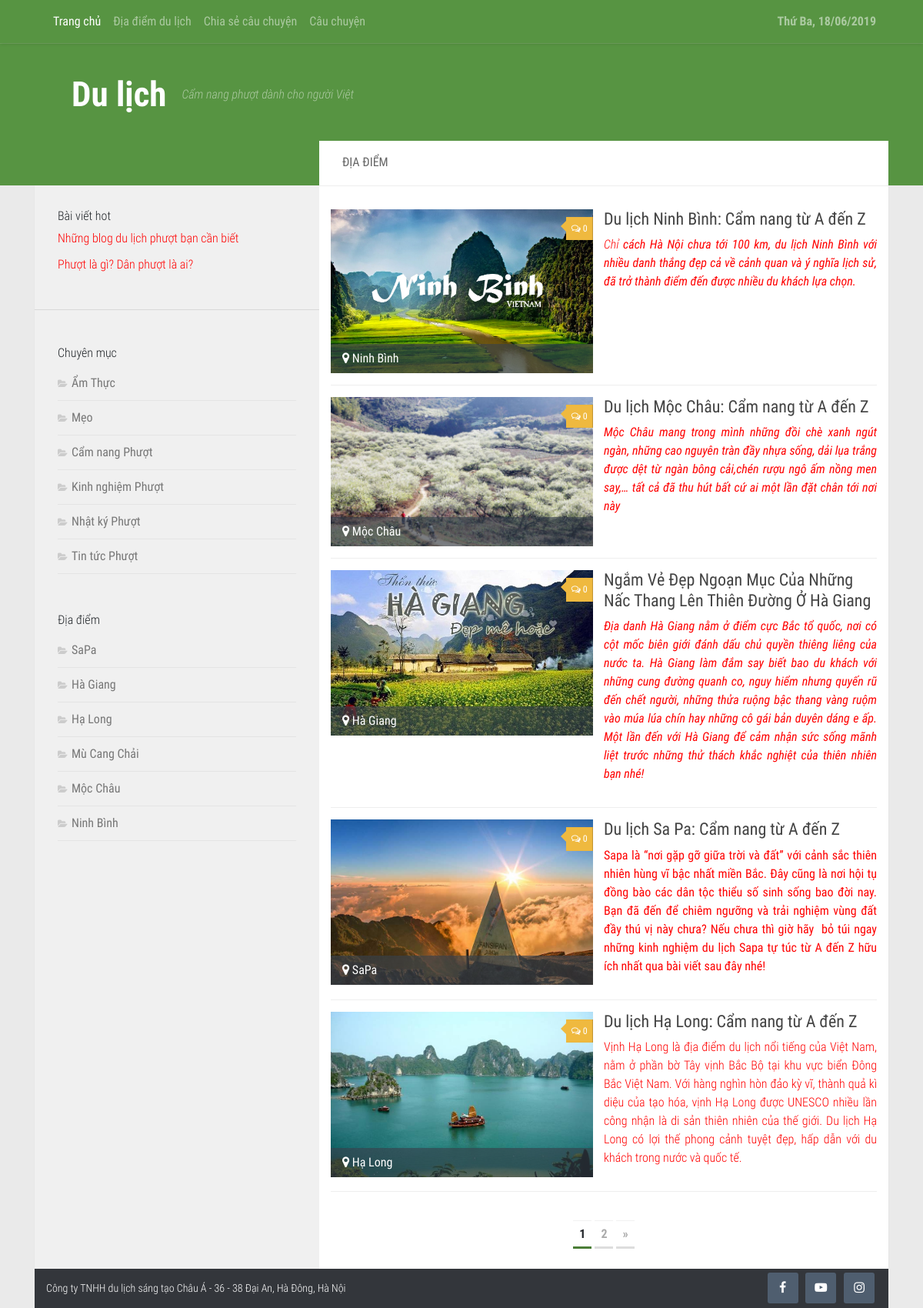
The page /diadiemdulich.php on the database its author committed.
### tables this page shows
CREATE TABLE `tintuc` (
  `tintuc_id` int(11) NOT NULL,
  `danhmuc_id` int(11) DEFAULT NULL,
  `tintuc_ten` varchar(150) DEFAULT NULL,
  `tintuc_mota` text NOT NULL,
  `tintuc_noidung` text DEFAULT NULL,
  `tintuc_anh` varchar(100) DEFAULT NULL,
  `tintuc_ngaytao` date DEFAULT NULL,
  `tintuc_hot` tinyint(4) DEFAULT NULL
);

CREATE TABLE `danhmuc` (
  `danhmuc_id` int(11) NOT NULL,
  `danhmuc_ten` varchar(100) NOT NULL,
  `danhmuc_vitri` int(11) NOT NULL,
  `danhmuc_ngaytao` date NOT NULL
);

CREATE TABLE `diadiem` (
  `diadiem_id` int(11) NOT NULL,
  `diadiem_ten` varchar(150) NOT NULL,
  `diadiem_anh` varchar(100) NOT NULL,
  `diadiem_ngaytao` date NOT NULL,
  `diadiem_vitri` int(11) NOT NULL
);

CREATE TABLE `baiviet_diadiem` (
  `baiviet_diadiem_id` int(11) NOT NULL,
  `diadiem_id` int(11) NOT NULL,
  `baiviet_diadiem_ten` varchar(150) NOT NULL,
  `baiviet_diadiem_mota` text NOT NULL,
  `baiviet_diadiem_anh` varchar(100) NOT NULL,
  `baiviet_diadiem_noidung` text NOT NULL,
  `baiviet_diadiem_ngaytao` date NOT NULL,
  `baiviet_diadiem_hot` tinyint(4) NOT NULL
);

### diadiemdulich.php (the view, shortened to what this page needs)
<?php include('includes/mysqli_connect.php');?>
<?php include('includes/functions.php');?>
<?php include('includes/header.php');?>
<main id="main">
  <div class="container">
    <div class="row">
      <div class="col-md-12">
        <div class="wrapper-main">
          <div class="row m-0">
            <div class="col-md-4 p-0">
              <?php include('includes/sidebar.php');?>
            </div>
            <div class="col-md-8 p-0">
              <div class="wrapper-main-content">
                <h2 class="title"> ĐỊA ĐIỂM </h2>
                <div class="row">
                  <div class="col-md-12">
                    <div class="box-content">
                      <div class='location-layout'>
                        <div class="row">
                          <?php
                            $display = 5;
                            $posts = fetch_location($display);
                            $type = 'diadiem';
                            if(!empty($posts)){
                              foreach ($posts as $post) {
                                $countComment = countComment($type, $post['baiviet_diadiem_id']);
                                if($countComment > 0) {
                                  $count = $countComment;
                                } else {
                                  $count = 0;
                                }
                                echo "
                                  <div class='item_wrap clearfix'>
                                    <div class='image_wrap'>
                                      <a href='chitietdiadiem.php?id={$post['baiviet_diadiem_id']}'>
                                        <img src='".BASE_URL."/admin/uploads/images/{$post['baiviet_diadiem_anh']}' class='img-fluid' alt=''>
                                      </a>
                                      <a class='post-comments' href='chitietdiadiem.php?id={$post['baiviet_diadiem_id']}#disscuss'><span><i class='fa fa-comments-o'></i>{$count}</span></a>
                                      <a href='diadiem.php?id={$post['diadiem_id']}'><div class='location-icon'><i class='fa fa-map-marker' aria-hidden='true'></i> {$post['diadiem_ten']}</div></a>
                                    </div>
                                    <div class='details_wrap'>
                                      <div class='information_wrapper'>
                                          <h2 class='name'><a href='chitietdiadiem.php?id={$post['baiviet_diadiem_id']}'>{$post['baiviet_diadiem_ten']}</a></h2>
                                          <div class='description'>{$post['baiviet_diadiem_mota']}</div>
                                      </div>
                                    </div>
                                  </div>
                                ";
                              }
                            } else {
                              $messages = "<p>Không có bài viết nào</p>";
                            }
                          ?>
                        </div>
                      </div>
                      <?php echo pagination(NULL ,$display , 'baiviet_diadiem');  ?>
                    </div>
                  </div>
                </div>
              </div>
            </div>
          </div>
        </div>
      </div>
    </div>
  </div>
</main>
<?php include('includes/footer.php');?>

### includes/sidebar.php (shortened to what this page needs)
<aside id="aside">
  <div class="sidebar-sticky">
    <div class="wrapper-post-hot">
      <h3 class="title">
        Bài viết hot
      </h3>
      <ul class="list-post-hot">
        <?php
          $query = "SELECT tintuc_id, tintuc_ten FROM tintuc WHERE tintuc_hot = 1 ORDER BY tintuc_id ASC LIMIT 0, 10";
          $result = $dbc->query($query);
          while ($news = $result->fetch_array(MYSQLI_ASSOC)) {
              echo "<li><a href='single.php?id={$news['tintuc_id']}'";
              echo ">".$news['tintuc_ten']. "</a></li>";
          }
         ?>
      </ul>
    </div>
    <hr>
    <div class="wrapper-categories">
      <h3 class="title">
        Chuyên mục
      </h3>
      <ul>
        <?php
          $query = "SELECT * FROM danhmuc ORDER BY danhmuc_id ASC";
          $result = $dbc->query($query);
          while ($cats = $result->fetch_array(MYSQLI_ASSOC)) {
              echo "<li class='cat-item'><a href='danhmuctintuc.php?id={$cats['danhmuc_id']}'";
              echo ">".$cats['danhmuc_ten']. "</a></li>";
          }
         ?>
      </ul>
    </div>
    <div class="wrapper-categories">
      <h3 class="title">
        Địa điểm
      </h3>
      <ul>
        <?php
          $query = "SELECT * FROM diadiem ORDER BY diadiem_id ASC";
          $result = $dbc->query($query);
          while ($location = $result->fetch_array(MYSQLI_ASSOC)) {
              echo "<li class='cat-item'><a href='diadiem.php?id={$location['diadiem_id']}'";
              echo ">".$location['diadiem_ten']. "</a></li>";
          }
         ?>
      </ul>
    </div>
  </div>
</aside>

### assets/css/style.css (style rules this page uses)
a { text-decoration: none !important; }
a, a:after, a:before { -webkit-transition: all .2s ease; -moz-transition: all .2s ease; -o-transition: all .2s ease; transition: all .2s ease; }
p { font-weight:300; }
body { background:#eaeaea }
ul { list-style: none;padding: 0;margin-bottom: 0; }
#aside { background: #f0f0f0;height: 100%; }
.wrapper-main { background: #fff; -webkit-box-shadow: 0 1px 1px rgba(0,0,0,.1); box-shadow: 0 1px 1px rgba(0,0,0,.1); }
body { font-family: 'Roboto Condensed', Arial, sans-serif; }
h3.title { font-size: 16px;font-weight: 300; }
.list-post-hot li a { font-weight: 300;color: red; }
.sidebar-sticky { position: -webkit-sticky; position: sticky; top: 0; }
.wrapper-post-hot,.wrapper-categories { padding:30px 30px 20px; }
.wrapper-categories .cat-item { padding: 10px 0; border-bottom: 1px solid #e4e4e4; }
.wrapper-categories .cat-item a { color: #777; }
.wrapper-categories .cat-item a::before { content: "\f07c"; font-family: FontAwesome; font-size: 12px; margin-right: 6px; color: #ccc; display: inline-block!important; width: 1em; text-align: center; }
h2.title { color: #666; font-size: 16px; padding: 18px 30px 21px; border-bottom: 1px solid #eee; margin-bottom: 0; min-height: 59px; }
.wrapper-main-content { margin-top: -58px;background:#fff; }
.box-content { padding: 30px 30px 20px; }
.post-comments { background: #efb93f; font-size: .75rem; line-height: 1.66rem; color: #fff; display: block; position: absolute; top: 10px; right: 0; -webkit-box-shadow: inset -1px 0 1px rgba(0,0,0,.2); box-shadow: inset -1px 0 1px rgba(0,0,0,.2); }
.post-comments>span { display: block; position: relative; padding: 2px 7px; }
.post-comments>span:before { content: ''; display: inline-block; border-left: 9px solid transparent; border-right: 9px solid #efb93f; border-top: 9px solid transparent; border-bottom: 9px solid transparent; position: absolute; top: 3px; left: -16px; }
.post-comments i { margin-right: 3px; }
.list-post-hot li { margin-bottom: 10px; }
.location-layout .item_wrap { margin-bottom:15px;padding-bottom:15px;border-bottom:1px solid #eee; }
.location-layout .image_wrap { width: 48%;float:left;position: relative; }
.location-layout .details_wrap { margin-left: 50%; }
.location-layout .image_wrap .location-icon { position: absolute; bottom: 0; left: 0; right: 0; background: #38414ca3; color: #fff; padding: 7px 15px; }
.location-layout .name a { color: #444; }
.location-layout .name { font-size: 1.375em }
.location-layout .description { color:#aaa;font-size:1em; }
.image_wrap img { max-height:215px;object-fit: cover;width: 100%; }

### rows shown on the page
tintuc: tintuc_ten "Những blog du lịch phượt bạn cần biết"
tintuc: tintuc_ten "Phượt là gì? Dân phượt là ai?"
danhmuc: danhmuc_ten "Ẩm Thực"
danhmuc: danhmuc_ten "Mẹo"
danhmuc: danhmuc_ten "Cẩm nang Phượt"
danhmuc: danhmuc_ten "Kinh nghiệm Phượt"
danhmuc: danhmuc_ten "Nhật ký Phượt"
danhmuc: danhmuc_ten "Tin tức Phượt"
diadiem: diadiem_ten "SaPa"
diadiem: diadiem_ten "Hà Giang"
diadiem: diadiem_ten "Hạ Long"
diadiem: diadiem_ten "Mù Cang Chải"
diadiem: diadiem_ten "Mộc Châu"
diadiem: diadiem_ten "Ninh Bình"
baiviet_diadiem: baiviet_diadiem_anh (picture), count "0", diadiem.diadiem_ten "Ninh Bình", baiviet_diadiem_ten "Du lịch Ninh Bình: Cẩm nang từ A đến Z", baiviet_diadiem_mota "Chỉ cách Hà Nội chưa tới 100 km, du lịch Ninh Bình với nhiều danh thắng đẹp cả về cảnh quan và ý nghĩa lịch sử, đã trở thành điểm đến được nhiều du khách lựa chọn."
baiviet_diadiem: baiviet_diadiem_anh (picture), count "0", diadiem.diadiem_ten "Mộc Châu", baiviet_diadiem_ten "Du lịch Mộc Châu: Cẩm nang từ A đến Z", baiviet_diadiem_mota "Mộc Châu mang trong mình những đồi chè xanh ngút ngàn, những cao nguyên tràn đầy nhựa sống, dải lụa trắng được dệt từ ngàn bông cải,chén rượu ngô ấm nồng men say,… tất cả đã thu hút bất cứ ai một lần đặt chân tới nơi này"
baiviet_diadiem: baiviet_diadiem_anh (picture), count "0", diadiem.diadiem_ten "Hà Giang", baiviet_diadiem_ten "Ngắm Vẻ Đẹp Ngoạn Mục Của Những Nấc Thang Lên Thiên Đường Ở Hà Giang", baiviet_diadiem_mota "Địa danh Hà Giang nằm ở điểm cực Bắc tổ quốc, nơi có cột mốc biên giới đánh dấu chủ quyền thiêng liêng của nước ta. Hà Giang làm đắm say biết bao du khách với những cung đường quanh co, nguy hiểm nhưng quyến rũ đến chết người, những thửa ruộng bậc thang vàng ruộm vào múa lúa chín hay những cô gái bản duyên dáng e ấp. Một lần đến với Hà Giang để cảm nhận sức sống mãnh liệt trước những thử thách khắc nghiệt của thiên nhiên bạn nhé!"
baiviet_diadiem: baiviet_diadiem_anh (picture), count "0", diadiem.diadiem_ten "SaPa", baiviet_diadiem_ten "Du lịch Sa Pa: Cẩm nang từ A đến Z", baiviet_diadiem_mota "Sapa là “nơi gặp gỡ giữa trời và đất” với cảnh sắc thiên nhiên hùng vĩ bậc nhất miền Bắc. Đây cũng là nơi hội tụ đồng bào các dân tộc thiểu số sinh sống bao đời nay. Bạn đã đến để chiêm ngưỡng và trải nghiệm vùng đất đầy thú vị này chưa? Nếu chưa thì giờ hãy bỏ túi ngay những kinh nghiệm du lịch Sapa tự túc từ A đến Z hữu ích nhất qua bài viết sau đây nhé!"
baiviet_diadiem: baiviet_diadiem_anh (picture), count "0", diadiem.diadiem_ten "Hạ Long", baiviet_diadiem_ten "Du lịch Hạ Long: Cẩm nang từ A đến Z", baiviet_diadiem_mota "Vịnh Hạ Long là địa điểm du lịch nổi tiếng của Việt Nam, nằm ở phần bờ Tây vịnh Bắc Bộ tại khu vực biển Đông Bắc Việt Nam. Với hàng nghìn hòn đảo kỳ vĩ, thành quả kì diệu của tạo hóa, vịnh Hạ Long được UNESCO nhiều lần công nhận là di sản thiên nhiên của thế giới. Du lịch Hạ Long có lợi thế phong cảnh tuyệt đẹp, hấp dẫn với du khách trong nước và quốc tế."
